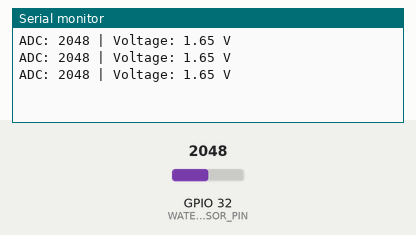
Simulated run of this sketch. Board: ESP32. Parts: the last lines printed to the serial monitor. The inputs (shaded band) are chosen by the test bench; at power-on: GPIO 32 (WATER_SENSOR_PIN) = 2048 (analog values on the 0–4095 scale).

Above: at 1.3 s.
1.4 s: GPIO 32 (WATER_SENSOR_PIN) set to 2866
At 1.9 s:
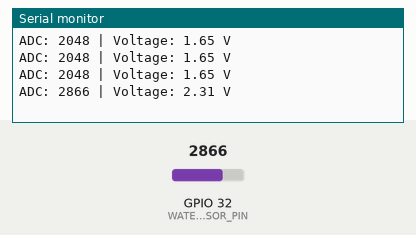
2.9 s: GPIO 32 (WATER_SENSOR_PIN) set to 3603
At 3.4 s:
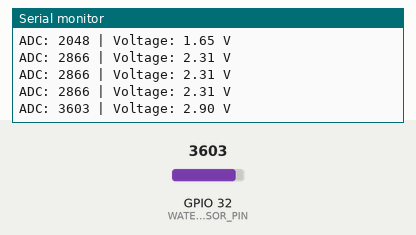
Timing chart, 0 to 5.9 s (numbered marks = the images above; inputs shaded):
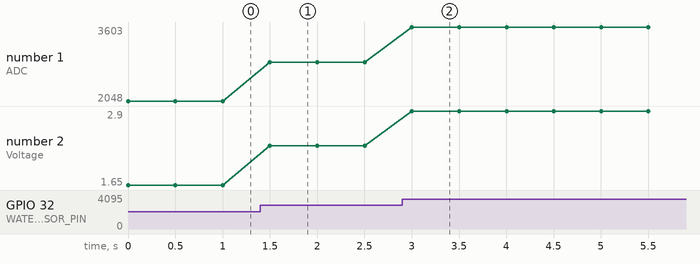

The sketch:

water_level.ino
```cpp
#define WATER_SENSOR_PIN 32   // pin ADC untuk water level sensor

void setup() {
  Serial.begin(115200);
  analogReadResolution(12);   // resolusi ADC ESP32 (0–4095)
}

void loop() {
  int adcValue = analogRead(WATER_SENSOR_PIN);
  float voltage = adcValue * (3.3 / 4095.0);   // konversi ADC ke volt

  Serial.print("ADC: ");
  Serial.print(adcValue);
  Serial.print(" | Voltage: ");
  Serial.print(voltage);
  Serial.println(" V");

  delay(500);
}
```

Measured:
- after the input at 1.4 s, the serial monitor: prints a new line after 0.10 s (image 1)
- after the input at 2.9 s, the serial monitor: prints a new line after 0.10 s (image 2)
- plotted number 1: 2048 → 2866 after the input at 1.4 s, 2866 → 3603 after the input at 2.9 s
- plotted number 2: 1.65 → 2.31 after the input at 1.4 s, 2.31 → 2.9 after the input at 2.9 s
